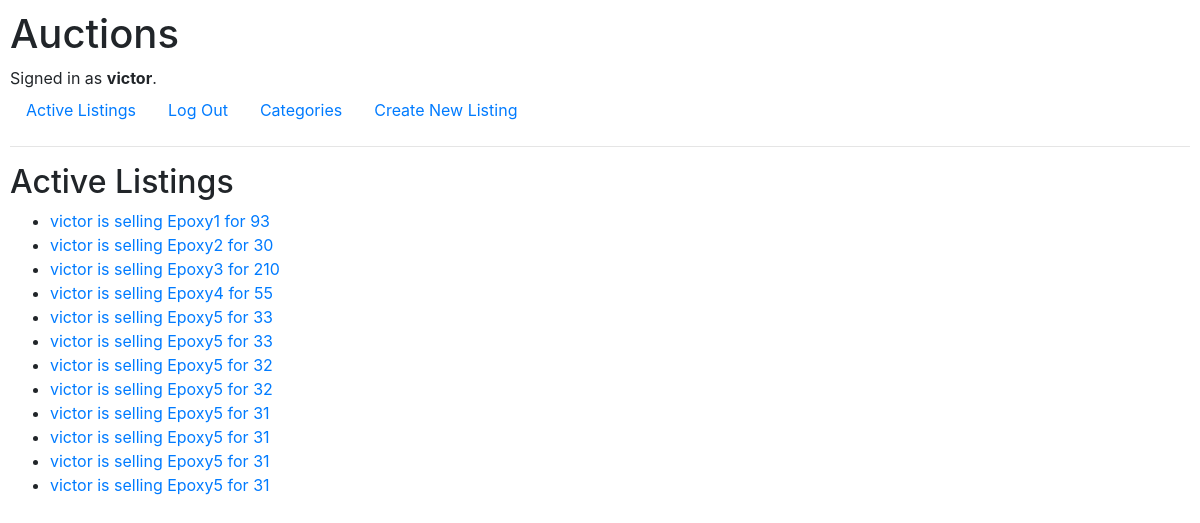
Screenshot of / (signed in) with the database file from the repository.
### auctions/models.py (models this page shows)
class User(AbstractUser):
	id = models.BigAutoField(primary_key=True)

class AuctionListing(models.Model):
	id = models.BigAutoField(primary_key=True)
	user_name = models.ForeignKey(User, on_delete = models.CASCADE, default = "victor")
	listingname = models.CharField(max_length = 50)
	listingdesc = models.CharField(max_length = 200, blank = True)
	listingurl = models.CharField(max_length = 100, blank = True)
	listingcategory = models.CharField(max_length = 20, blank = True)
	liquid = models.BooleanField(default = True)
	initbid = models.IntegerField()
	def __str__(self):
		return f"{self.user_name} is selling {self.listingname} for {self.initbid}"

### auctions/views.py (the view)
# urls.py: path("", views.index, name="index"),
def index(request):
    return render(request, "auctions/index.html", {
        "listings" : list(AuctionListing.objects.all())
        })

### auctions/templates/auctions/index.html
{% extends "auctions/layout.html" %}
{% block body %}
    <h2>Active Listings</h2>
    <ul>
        {% for listing in listings %}
        {% if listing.liquid %}
        <li><a href="{% url 'listingpage' listing.id %}">{{ listing }}</a></li>
        {% endif %}
        {% endfor %}
    </ul>
{% endblock %}

### auctions/templates/auctions/layout.html (shortened to what this page needs)
{% load static %}
<!DOCTYPE html>
<html lang="en">
    <head>
        <link rel="stylesheet" href="https://stackpath.bootstrapcdn.com/bootstrap/4.4.1/css/bootstrap.min.css">
        <link href="{% static 'auctions/styles.css' %}" rel="stylesheet">
    </head>
    <body>
        <h1>Auctions</h1>
        <div>
            {% if user.is_authenticated %}
                Signed in as <strong>{{ user.username }}</strong>.
            {% else %}
                Not signed in.
            {% endif %}
        </div>
        <ul class="nav">
            <li class="nav-item">
                <a class="nav-link" href="{% url 'index' %}">Active Listings</a>
            </li>
            {% if user.is_authenticated %}
            <li class="nav-item">
                    <a class="nav-link" href="{% url 'logout' %}">Log Out</a>
            </li>
            <li class="nav-item">
                    <a class="nav-link" href="{% url 'category' %}">Categories</a>
            </li>
            <li class="nav-item">
                    <a class="nav-link" href="{% url 'listentry' %}">Create New Listing</a>
            </li>
            {% endif %}
        </ul>
        <hr>
        {% block body %}
        {% endblock %}
    </body>
</html>

### auctions/static/auctions/styles.css (style rules this page uses)
body { padding: 10px; }

### rows the page displays
User: username "victor"
AuctionListing: user_name+listingname+initbid "victor is selling Epoxy1 for 93"
AuctionListing: user_name+listingname+initbid "victor is selling Epoxy2 for 30"
AuctionListing: user_name+listingname+initbid "victor is selling Epoxy3 for 210"
AuctionListing: user_name+listingname+initbid "victor is selling Epoxy4 for 55"
AuctionListing: user_name+listingname+initbid "victor is selling Epoxy5 for 33"
AuctionListing: user_name+listingname+initbid "victor is selling Epoxy5 for 33"
AuctionListing: user_name+listingname+initbid "victor is selling Epoxy5 for 32"
AuctionListing: user_name+listingname+initbid "victor is selling Epoxy5 for 32"
AuctionListing: user_name+listingname+initbid "victor is selling Epoxy5 for 31"
AuctionListing: user_name+listingname+initbid "victor is selling Epoxy5 for 31"
AuctionListing: user_name+listingname+initbid "victor is selling Epoxy5 for 31"
AuctionListing: user_name+listingname+initbid "victor is selling Epoxy5 for 31"
